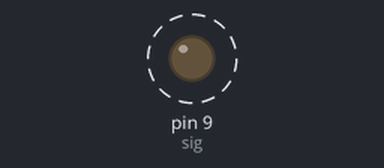
Bench run of a sketch on a simulated Arduino Uno, built with avr-gcc and run on an emulated ATmega328P. Parts: output pins drawn as LEDs (lit = HIGH). Dashed ring = blinking. What the sketch prints to the serial monitor is not drawn.

Above: at 0.5 s.
Timing chart, 0 to 3.0 s (numbered marks = the images above):
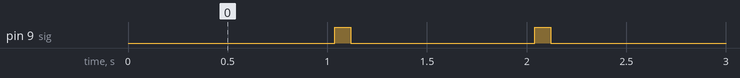

The sketch:

TTL_cycling.ino
```cpp
const int sig = 9; //gate valve in runExperiment1
const float upT = .1; //in seconds
const float waitT = 1; //in seconds
const float convert = 1000;
float currentT = 0;
float lastT = 0;
//bool on = false;

void setup() {
  // put your setup code here, to run once:
  pinMode(sig, OUTPUT);
  Serial.begin(9600);
}

void loop() {
  //delay(1000);
  currentT = millis();

  if ((currentT - lastT) >= (upT*convert)){
    digitalWrite(sig,LOW);
    Serial.println("down");
    //on = false;
  }

  Serial.println(currentT);
  Serial.println(lastT);

  if ((currentT - lastT) >= (waitT*convert)){
    digitalWrite(sig,HIGH);
    lastT = currentT;
    //on = true;
    Serial.println("up");
  }

}
```

Measured:
- by itself, pin 9 (sig): alternates HIGH for 0.09 s and LOW for 0.92 s
